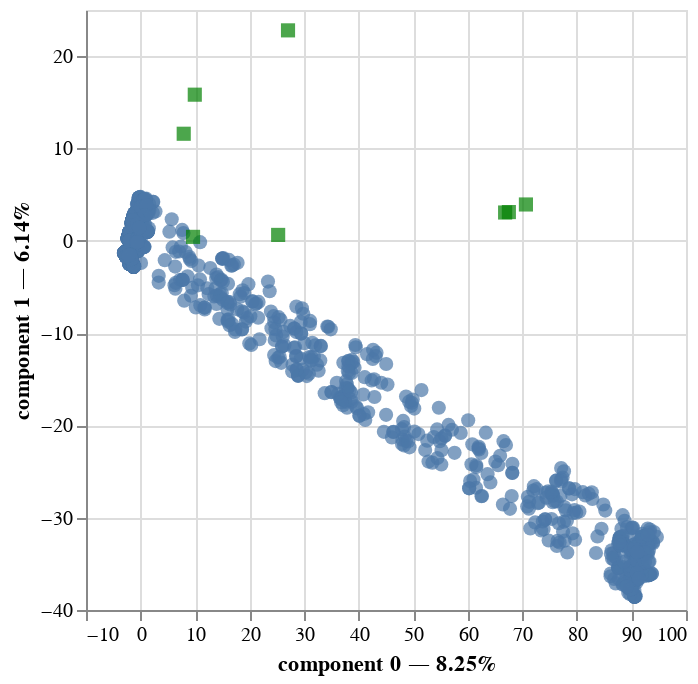

Source (notebook cell):
### Markdown cell above
#### Visualization

### Code cell
famd.plot(
    df,
    x_component=0,
    y_component=1
)

### Figure 1 — Vega-Lite specification as saved in the notebook (floating-point values rounded to 4 significant figures; data arrays with more than 128 entries replaced by an {"elided": "..."} marker saying what was removed)
{"config": {"view": {"continuousWidth": 300, "continuousHeight": 300}}, "layer": [{"data": {"name": "data-28662bc00d8e36ab081cc526f1ebae2c"}, "mark": {"type": "circle", "size": 50}, "encoding": {"tooltip": [{"field": "index", "type": "quantitative"}, {"field": "component 0", "type": "quantitative"}, {"field": "component 1", "type": "quantitative"}], "x": {"axis": {"title": "component 0 — 8.25%"}, "field": "component 0", "scale": {"zero": false}, "type": "quantitative"}, "y": {"axis": {"title": "component 1 — 6.14%"}, "field": "component 1", "scale": {"zero": false}, "type": "quantitative"}}, "name": "view_6"}, {"data": {"name": "data-02d3444a5fa18d116f039fac649f5f83"}, "mark": {"type": "square", "color": "green", "size": 50}, "encoding": {"tooltip": [{"field": "variable", "type": "nominal"}], "x": {"field": "component 0", "scale": {"zero": false}, "type": "quantitative"}, "y": {"field": "component 1", "scale": {"zero": false}, "type": "quantitative"}}}], "params": [{"name": "param_6", "select": {"type": "interval", "encodings": ["x", "y"]}, "bind": "scales", "views": ["view_6"]}], "$schema": "https://vega.github.io/schema/vega-lite/v5.16.3.json", "datasets": {"data-28662bc00d8e36ab081cc526f1ebae2c": {"elided": "1946 records"}, "data-02d3444a5fa18d116f039fac649f5f83": [{"variable": "popularity", "component 0": 25.23, "component 1": 0.6344, "component 2": 0.1228, "component 3": 0.04869, "component 4": 0.04872, "component 5": 0.00491, "component 6": 4.617e-08, "component 7": 1.096e-20, "label": "popularity"}, {"variable": "season", "component 0": 67.52, "component 1": 3.108, "component 2": 0.02632, "component 3": 0.05951, "component 4": 0.000189, "component 5": 0.01922, "component 6": 2.301e-05, "component 7": 1.477e-22, "label": "season"}, {"variable": "episode_num", "component 0": 66.84, "component 1": 3.062, "component 2": 0.02795, "component 3": 0.05675, "component 4": 0.0002337, "component 5": 0.01907, "component 6": 2.396e-05, "component 7": 2.188e-22, "label": "episode_num"}, {"variable": "isAlive", "component 0": 70.65, "component 1": 3.932, "component 2": 0.03403, "component 3": 0.06883, "component 4": 0.002267, "component 5": 0.005498, "component 6": 1.243e-09, "component 7": 2.717e-23, "label": "isAlive"}, {"variable": "isMarried", "component 0": 7.916, "component 1": 11.59, "component 2": 2.415, "component 3": 0.3132, "component 4": 0.001107, "component 5": 3.664e-05, "component 6": 1.229e-08, "component 7": 1.497e-23, "label": "isMarried"}, {"variable": "isNoble", "component 0": 9.943, "component 1": 15.83, "component 2": 1.764, "component 3": 0.1083, "component 4": 0.0002555, "component 5": 5.694e-06, "component 6": 3.323e-07, "component 7": 1.094e-25, "label": "isNoble"}, {"variable": "male", "component 0": 9.623, "component 1": 0.4229, "component 2": 2.794, "component 3": 2.311, "component 4": 0.000205, "component 5": 2.961e-05, "component 6": 6.472e-08, "component 7": 3.429e-24, "label": "male"}, {"variable": "origin", "component 0": 27.04, "component 1": 22.79, "component 2": 5.873, "component 3": 11.42, "component 4": 4.746, "component 5": 9.761, "component 6": 4.576, "component 7": 3.24, "label": "origin"}]}}
